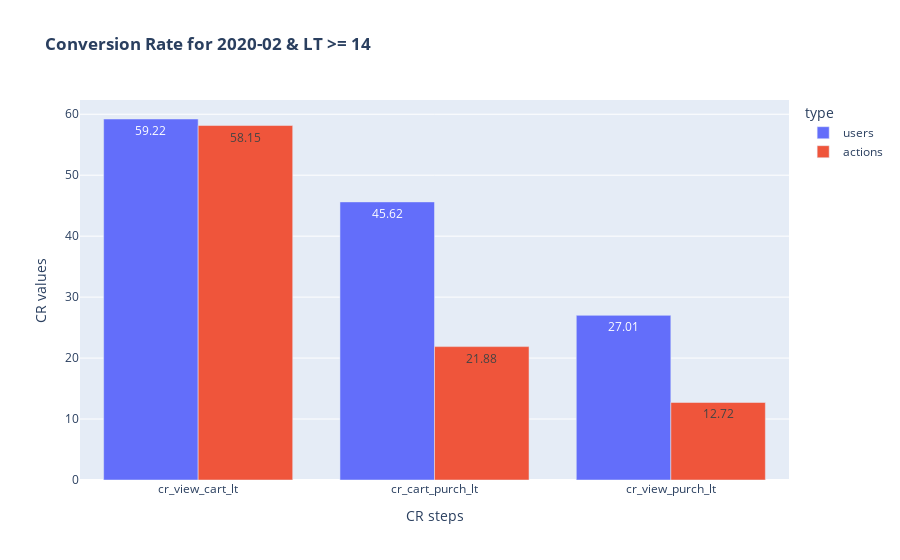

Notebook source saved alongside this figure:
### Markdown cell above
**Visualization – CR for 2020-02 & LT >= 14**

### Code cell
# Convert to long format
long_cr_lt = pd.melt(cr_lt, id_vars=['type'], value_vars=['cr_view_cart_lt', 'cr_cart_purch_lt', 'cr_view_purch_lt'])

# Barplot
fig = px.bar(long_cr_lt, x='variable', y = 'value', color = 'type',
             title='<b>Conversion Rate for 2020-02 & LT >= 14</b>', barmode = 'group', text = 'value')

fig.update_layout(xaxis_title='CR steps', yaxis_title='CR values')

fig.show()

### Figure 1 — Plotly figure (JSON) as saved in the notebook; plotly's stock layout.template omitted (floating-point values rounded to 4 significant figures)
{"data": [{"alignmentgroup": "True", "hovertemplate": "type=users<br>variable=%{x}<br>value=%{text}<extra></extra>", "legendgroup": "users", "marker": {"color": "#636efa", "pattern": {"shape": ""}}, "name": "users", "offsetgroup": "users", "orientation": "v", "showlegend": true, "text": [59.22, 45.62, 27.01], "textposition": "auto", "type": "bar", "x": ["cr_view_cart_lt", "cr_cart_purch_lt", "cr_view_purch_lt"], "xaxis": "x", "y": [59.22, 45.62, 27.01], "yaxis": "y"}, {"alignmentgroup": "True", "hovertemplate": "type=actions<br>variable=%{x}<br>value=%{text}<extra></extra>", "legendgroup": "actions", "marker": {"color": "#EF553B", "pattern": {"shape": ""}}, "name": "actions", "offsetgroup": "actions", "orientation": "v", "showlegend": true, "text": [58.15, 21.88, 12.72], "textposition": "auto", "type": "bar", "x": ["cr_view_cart_lt", "cr_cart_purch_lt", "cr_view_purch_lt"], "xaxis": "x", "y": [58.15, 21.88, 12.72], "yaxis": "y"}], "layout": {"barmode": "group", "legend": {"title": {"text": "type"}, "tracegroupgap": 0}, "title": {"text": "<b>Conversion Rate for 2020-02 & LT >= 14</b>"}, "xaxis": {"anchor": "y", "domain": [0, 1], "title": {"text": "CR steps"}}, "yaxis": {"anchor": "x", "domain": [0, 1], "title": {"text": "CR values"}}}}
